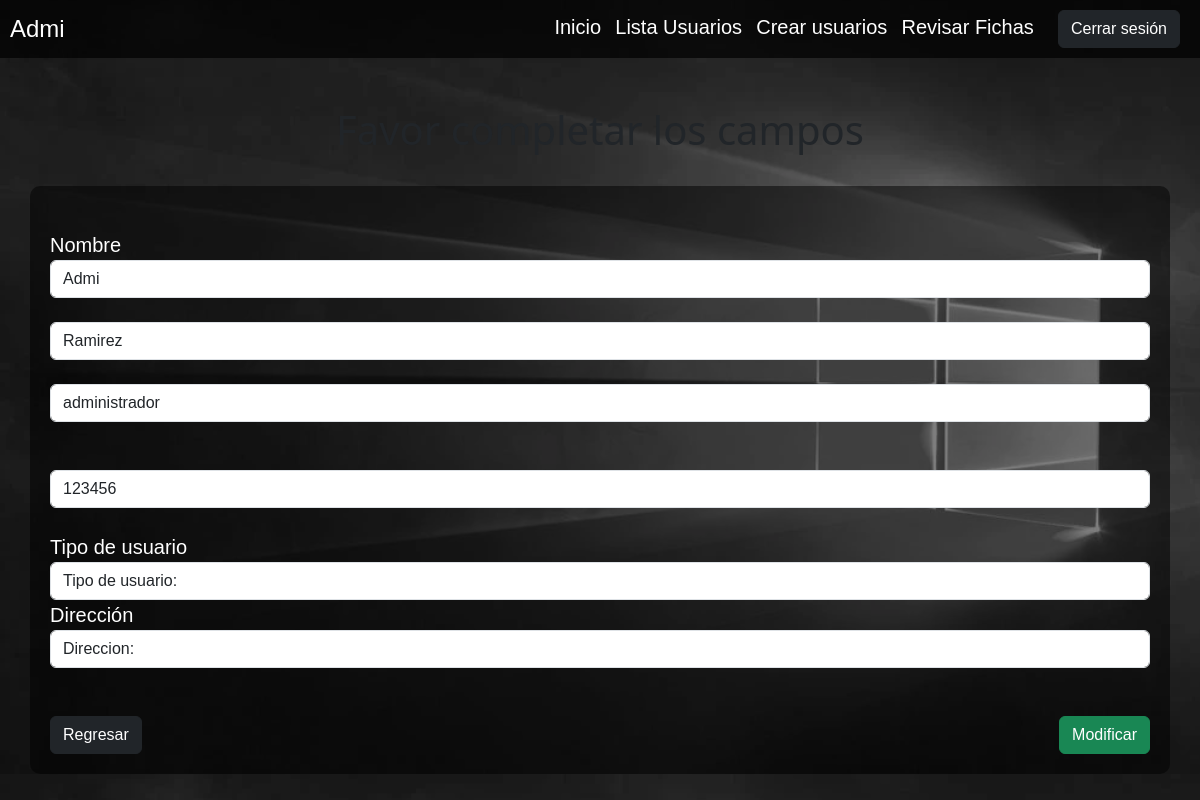
Page /Administrador/modi_user.php?id=65 (signed in) on the committed database.
### tables this page shows
CREATE TABLE `usuario` (
  `id` int(3) NOT NULL,
  `usuario` varchar(50) NOT NULL,
  `clave` varchar(20) NOT NULL,
  `nombre` varchar(50) NOT NULL,
  `apellido` varchar(50) NOT NULL,
  `correo` varchar(100) NOT NULL,
  `id_tipo_usuario` int(3) NOT NULL,
  `id_direccion` int(3) DEFAULT NULL
);

### Administrador/modi_user.php (the view, shortened to what this page needs)
<?php
include("/xampp/htdocs/Sistema/controladores/conexion.php");
$id = $_GET["id"];
$sql = "SELECT * FROM usuario INNER JOIN tipo_usuario ON usuario.id_tipo_usuario=tipo_usuario.id_tipo_usuario
INNER JOIN direccion ON usuario.id_direccion=direccion.id_direccion where id =$id";
?>
<!doctype html>
<html lang="en">
<head>
  <link href="https://cdn.jsdelivr.net/npm/bootstrap@5.3.0-alpha1/dist/css/bootstrap.min.css" rel="stylesheet">
</head>
<tbody>
  <div class="header">
    <h1><?php echo $_SESSION['nombre'] ?></h1>
    <div>
      <a href="../Administrador/inicio_admi.php">Inicio</a>
      <a href="../Administrador/lista_usuarios.php">Lista Usuarios</a>
      <a href="../Administrador/crear_usuarios_admi.php">Crear usuarios</a>
      <a href="../Administrador/vistas_detalle_fichas/detalle_fichas_usuarios_area.php">Revisar Fichas</a>
      <a href="../controladores/usuario_cerrar_session.php"><button type="button" class="btn btn-dark">Cerrar sesión</button></a>
    </div>
  </div>
</tbody>
<br><br>
<body>
  <h1 class="text-center">Favor completar los campos</h1>
  <br>
  <div class="container">
    <form action="" method="post">
      <?php
      $mostrar = mysqli_query($conexion, $sql);
      while ($resultado = mysqli_fetch_array($mostrar)) {
      ?>
        <br>
        <label for="nombre">Nombre</label>
        <input type="text" name="nombre" class="form-control" placeholder="Nombre" value="<?php echo $resultado['nombre'] ?>" required=required>
        <br>
        <input type="text" name="apellido" class="form-control" placeholder="Apellido" value="<?php echo $resultado['apellido'] ?>" required=required>
        <br>
        <input type="text" name="usuario" class="form-control" placeholder="Usuario" value="<?php echo $resultado['usuario'] ?>" required=required>
        <br>
        <br>
        <input type="text" name="clave" class="form-control" placeholder="Clave" value="<?php echo $resultado['clave'] ?>" required=required>
        <br>
        <label for="exampleFormControlTextarea1">Tipo de usuario </label><br>
        <select class="form-control" name="tipousu" required=required>
          <option selected disabled value="0">Tipo de usuario:</option>
        </select>
        <label for="exampleFormControlTextarea1">Dirección </label><br>
        <select id="element" class="form-control" name="direccion">
          <option selected disabled value="22">Direccion:</option>
        </select>
      <?php
      }
      ?>
      <br><br>
      <div class="btn-admi-update">
        <a href="/Administrador/inicio_admi.php"><input type="submit" name="usupdate" class="btn btn-success" style="float : right;" value="Modificar"></a>
        <a href="../Administrador/lista_usuarios.php" class="btn btn-dark">Regresar</a>
      </div>
    </form>
  </div>
</html>

### Administrador/modi_user.php (style rules this page uses)
body { background-image: url('../img/1366_2000.webp'); background-size: cover; }
.header { display: flex; justify-content: space-between; align-items: center; padding: 10px; background-color: rgba(1, 0, 0, 0.7); color: white; }
.header h1 { margin: 0; font-size: 24px; font-family: Arial, Helvetica, sans-serif; }
.header a { color: white; text-decoration: none; margin-right: 10px; font-size: 20px; font-family: Arial, Helvetica, sans-serif; }
.header button { margin-left: 10px; font-family: Arial, Helvetica, sans-serif; }
.container { border-radius: 10px; background-color: rgba(1, 0, 0, 0.5); background-blend-mode: multiply; padding: 20px; font-family: Arial, Helvetica, sans-serif; }
label { color: white; font-size: 20px; ; }

### rows in the picture
usuario: nombre "Admi", apellido "Ramirez", usuario "administrador", clave "123456"

### other values in the picture
$_SESSION['nombre'] "Admi"
